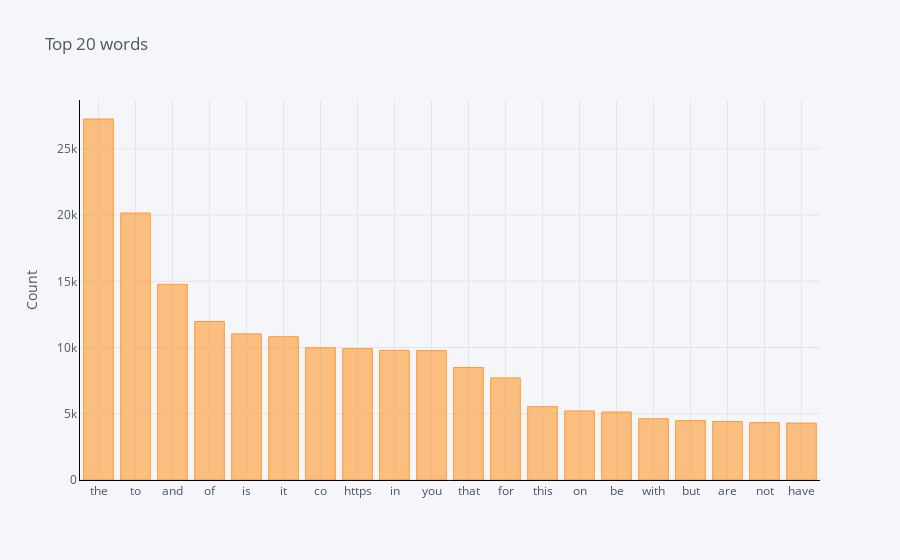

The notebook cell saved with this chart:
### Code cell
import cufflinks as cf
cf.go_offline()
cf.set_config_file(offline=False, world_readable=True)

def get_top_n_words(corpus, n=None):
    vec = CountVectorizer().fit(corpus)
    bag_of_words = vec.transform(corpus)
    sum_words = bag_of_words.sum(axis=0) 
    words_freq = [(word, sum_words[0, idx]) for word, idx in vec.vocabulary_.items()]
    words_freq =sorted(words_freq, key = lambda x: x[1], reverse=True)
    return words_freq[:n]

common_words = get_top_n_words(df['text'].values.astype('U').tolist(), 20)
data_frame = pd.DataFrame(common_words, columns = ['ReviewText' , 'count'])
data_frame.groupby('ReviewText').sum()['count'].sort_values(ascending=False).iplot(
    kind='bar', yTitle='Count', linecolor='black', title='Top 20 words')

### Figure 1 — Plotly figure (JSON) as saved in the notebook; plotly's stock layout.template omitted (floating-point values rounded to 4 significant figures)
{"data": [{"marker": {"color": "rgba(255, 153, 51, 0.6)", "line": {"color": "rgba(255, 153, 51, 1.0)", "width": 1}}, "name": "count", "orientation": "v", "text": "", "type": "bar", "x": ["the", "to", "and", "of", "is", "it", "co", "https", "in", "you", "that", "for", "this", "on", "be", "with", "but", "are", "not", "have"], "y": [27253, 20150, 14772, 11964, 11031, 10820, 9981, 9921, 9787, 9772, 8496, 7707, 5535, 5214, 5133, 4624, 4486, 4413, 4336, 4296]}], "layout": {"legend": {"bgcolor": "#F5F6F9", "font": {"color": "#4D5663"}}, "paper_bgcolor": "#F5F6F9", "plot_bgcolor": "#F5F6F9", "title": {"font": {"color": "#4D5663"}, "text": "Top 20 words"}, "xaxis": {"gridcolor": "#E1E5ED", "linecolor": "black", "showgrid": true, "tickfont": {"color": "#4D5663"}, "title": {"font": {"color": "#4D5663"}, "text": ""}, "zerolinecolor": "#E1E5ED"}, "yaxis": {"gridcolor": "#E1E5ED", "linecolor": "black", "showgrid": true, "tickfont": {"color": "#4D5663"}, "title": {"font": {"color": "#4D5663"}, "text": "Count"}, "zerolinecolor": "#E1E5ED"}}}
